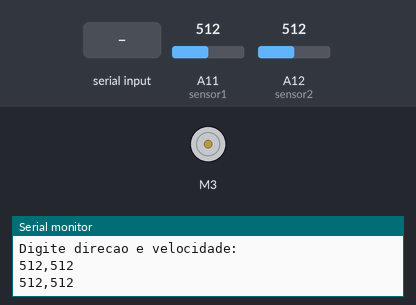
Simulated run of this sketch. Board: Arduino Mega 2560, built with avr-gcc and run on an emulated ATmega2560. On the bench: DC motor (green arrow = forward, orange = backward, longer = faster), the last lines printed to the serial monitor. The test bench sets the inputs (shaded band); at power-on: A11 (sensor1) = 512, A12 (sensor2) = 512.

Above: at 1.2 s.
1.3 s: "frente,45\n" received over Serial
At 2.1 s:
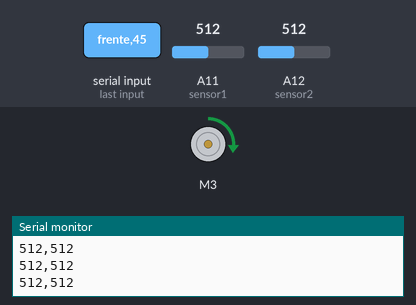
2.8 s: "tras,45\n" received over Serial
At 3.2 s:
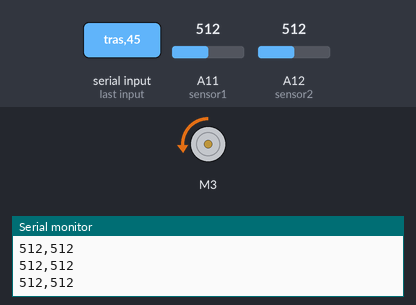
6.0 s: "frente\n" received over Serial
At 6.8 s:
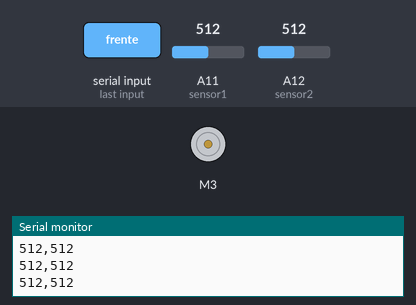
Timing chart, 0 to 8.5 s (numbered marks = the images above; inputs shaded):
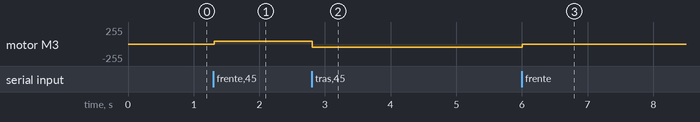

The sketch:

p09a_testes_iniciais.ino
```cpp
#include <AFMotor.h>

AF_DCMotor motor3(3);
int cont2 = 0;
int sensor1 = A11;
int sensor2 = A12;
unsigned long tempo = 0;
int valAux = analogRead(sensor2);

void setup() {
  Serial.begin(9600);
  motor3.setSpeed(0);  // valor entre 0 e 255
  Serial.println("Digite direcao e velocidade:");
  Serial.setTimeout(10);
  pinMode(sensor1, INPUT);
  pinMode(sensor2, INPUT);
}

void loop() {
  if (Serial.available() > 0) {
    String texto = Serial.readStringUntil('\n');
    texto.trim();  // remove quebra de linha
    if (texto.startsWith("frente")) {

      String vel1 = texto.substring(7);  //frente
      motor3.setSpeed(vel1.toInt());
      motor3.run(FORWARD);
    } else if (texto.startsWith("tras")) {

      String vel2 = texto.substring(5);  //tras
      motor3.setSpeed(vel2.toInt());
      motor3.run(BACKWARD);
    } else {
      Serial.println("incorreta!");
    }
  }
  if (millis() > tempo + 500) {
    tempo = millis();
    int val1 = analogRead(sensor1);
    int val2 = analogRead(sensor2);
    String texto1 = String(val1) + "," + String(val2);
    Serial.println(texto1);
    if (valAux < 800 && val2 > 800){
      cont2++;
      Serial.println("Contagem " + String(cont2));
    }
    valAux = val2;
  }
}
```

Measured:
- after the input at 1.3 s, motor M3: stopped → forward 45/255 at once
- after the input at 2.8 s, motor M3: forward 45/255 → backward 45/255 at once
- after the input at 6.0 s, motor M3: backward 45/255 → stopped at once
